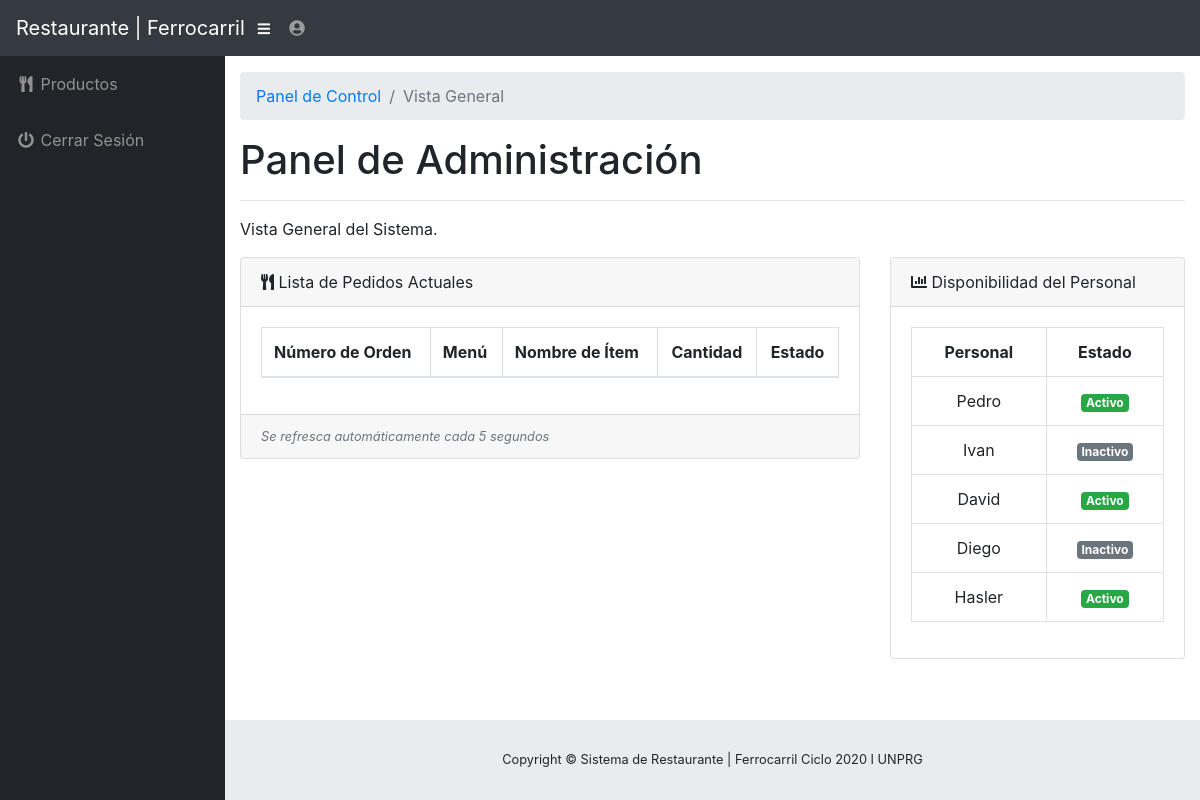
The app's page /admin/index.php (signed in) with its own data.
### tables this page shows
CREATE TABLE `tbl_staff` (
  `staffID` int(2) NOT NULL,
  `username` varchar(25) NOT NULL,
  `password` varchar(100) NOT NULL,
  `status` text NOT NULL,
  `role` text NOT NULL
);

### admin/index.php (the view, shortened to what this page needs)
<?php
  include("../functions.php");
?>
<!DOCTYPE html>
<html lang="en">
  <head>
    <link href="vendor/bootstrap/css/bootstrap.min.css" rel="stylesheet">
    <link href="vendor/fontawesome-free/css/all.min.css" rel="stylesheet" type="text/css">
    <link href="vendor/datatables/dataTables.bootstrap4.css" rel="stylesheet">
    <link href="css/sb-admin.css" rel="stylesheet">
  </head>
  <body id="page-top">
    <nav class="navbar navbar-expand navbar-dark bg-dark static-top">
      <a class="navbar-brand mr-1" href="index.php">Restaurante | Ferrocarril</a>
      <button class="btn btn-link btn-sm text-white order-1 order-sm-0" id="sidebarToggle" href="#">
        <i class="fas fa-bars"></i>
      </button>
      <ul class="navbar-nav ml-auto ml-md-0">
        <li class="nav-item dropdown no-arrow">
          <a class="nav-link dropdown-toggle" href="#" id="userDropdown" role="button" data-toggle="dropdown" aria-haspopup="true" aria-expanded="false">
            <i class="fas fa-user-circle fa-fw"></i>
          </a>
        </li>
      </ul>
    </nav>
    <div id="wrapper">
      <ul class="sidebar navbar-nav">
        <li class="nav-item">
          <a class="nav-link" href="menu.php">
            <i class="fas fa-fw fa-utensils"></i>
            <span>Productos</span></a>
        </li>
        <li class="nav-item">
          <a class="nav-link" href="#" data-toggle="modal" data-target="#logoutModal">
            <i class="fas fa-fw fa-power-off"></i>
            <span>Cerrar Sesión</span>
          </a>
        </li>
      </ul>
      <div id="content-wrapper">
        <div class="container-fluid">
          <ol class="breadcrumb">
            <li class="breadcrumb-item">
              <a href="index.php">Panel de Control</a>
            </li>
            <li class="breadcrumb-item active">Vista General</li>
          </ol>
          <h1>Panel de Administración</h1>
          <hr>
          <p>Vista General del Sistema.</p>
          <div class="row">
            <div class="col-lg-8">
              <div class="card mb-3">
                <div class="card-header">
                  <i class="fas fa-utensils"></i>
                  Lista de Pedidos Actuales</div>
                <div class="card-body">
                  <table id="tblCurrentOrder" table class="table table-bordered" width="100%" cellspacing="0">
                    <thead>
                      <th>Número de Orden</th>
                      <th>Menú</th>
                      <th>Nombre de Ítem</th>
                      <th class='text-center'>Cantidad</th>
                      <th class='text-center'>Estado</th>
                    </thead>
                  </table>
                </div>
                <div class="card-footer small text-muted"><i>Se refresca automáticamente cada 5 segundos</i></div>
              </div>
            </div>
            <div class="col-lg-4">
              <div class="card mb-3">
                <div class="card-header">
                  <i class="fas fa-chart-bar"></i>
                  Disponibilidad del Personal</div>
                <div class="card-body">
                  <table table class="table table-bordered text-center" width="100%" cellspacing="0">
                    <tr>
                      <td><b>Personal</b></td>
                      <td><b>Estado</b></td>
                    </tr>
                    <?php
                      $displayStaffQuery = "SELECT username,status FROM tbl_staff";
                          if ($result = $sqlconnection->query($displayStaffQuery)) {
                            while($staff = $result->fetch_array(MYSQLI_ASSOC)) {
                              echo "<tr>";
                              echo "<td>{$staff['username']}</td>";
                              if ($staff['status'] == "Online") {
                                echo "<td><span class=\"badge badge-success\">Activo</span></td>";
                              }
                              if ($staff['status'] == "Offline") {
                                echo "<td><span class=\"badge badge-secondary\">Inactivo</span></td>";
                              }
                              echo "</tr>";
                            }
                          }
                    ?>
                  </table>
                </div>
              </div>
            </div>
          </div>
        </div>
        <footer class="sticky-footer">
          <div class="container my-auto">
            <div class="copyright text-center my-auto">
              <span>Copyright © Sistema de Restaurante | Ferrocarril Ciclo 2020 I UNPRG</span>
            </div>
          </div>
        </footer>
      </div>
    </div>
  </body>
</html>

### admin/css/sb-admin.css (style rules this page uses)
html { position: relative; min-height: 100%; }
body { height: 100%; }
#wrapper { display: -webkit-box; display: -ms-flexbox; display: flex; }
#wrapper #content-wrapper { overflow-x: hidden; width: 100%; padding-top: 1rem; padding-bottom: 80px; }
.navbar-nav .nav-item.dropdown .dropdown-toggle::after { width: 1rem; text-align: center; float: right; vertical-align: 0; border: 0; font-weight: 900; content: '\f105'; font-family: 'Font Awesome 5 Free'; }
.navbar-nav .nav-item.dropdown.no-arrow .dropdown-toggle::after { display: none; }
.sidebar { width: 90px !important; background-color: #212529; min-height: calc(100vh - 56px); }
.sidebar .nav-item:last-child { margin-bottom: 1rem; }
.sidebar .nav-item .nav-link { text-align: center; padding: 0.75rem 1rem; width: 90px; }
.sidebar .nav-item .nav-link span { font-size: 0.65rem; display: block; }
.sidebar .nav-item .nav-link { color: rgba(255, 255, 255, 0.5); }
@media (min-width: 768px) { .sidebar { width: 225px !important; } }
@media (min-width: 768px) { .sidebar .nav-item .nav-link { display: block; width: 100%; text-align: left; padding: 1rem; width: 225px; } }
@media (min-width: 768px) { .sidebar .nav-item .nav-link span { font-size: 1rem; display: inline; } }
:root { --input-padding-x: 0.75rem; --input-padding-y: 0.75rem; }
footer.sticky-footer { display: -webkit-box; display: -ms-flexbox; display: flex; position: absolute; right: 0; bottom: 0; width: calc(100% - 90px); height: 80px; background-color: #e9ecef; }
footer.sticky-footer .copyright { line-height: 1; font-size: 0.8rem; }
@media (min-width: 768px) { footer.sticky-footer { width: calc(100% - 225px); } }

### records on screen
tbl_staff: username "Pedro", status "Activo"
tbl_staff: username "Ivan", status "Inactivo"
tbl_staff: username "David", status "Activo"
tbl_staff: username "Diego", status "Inactivo"
tbl_staff: username "Hasler", status "Activo"
